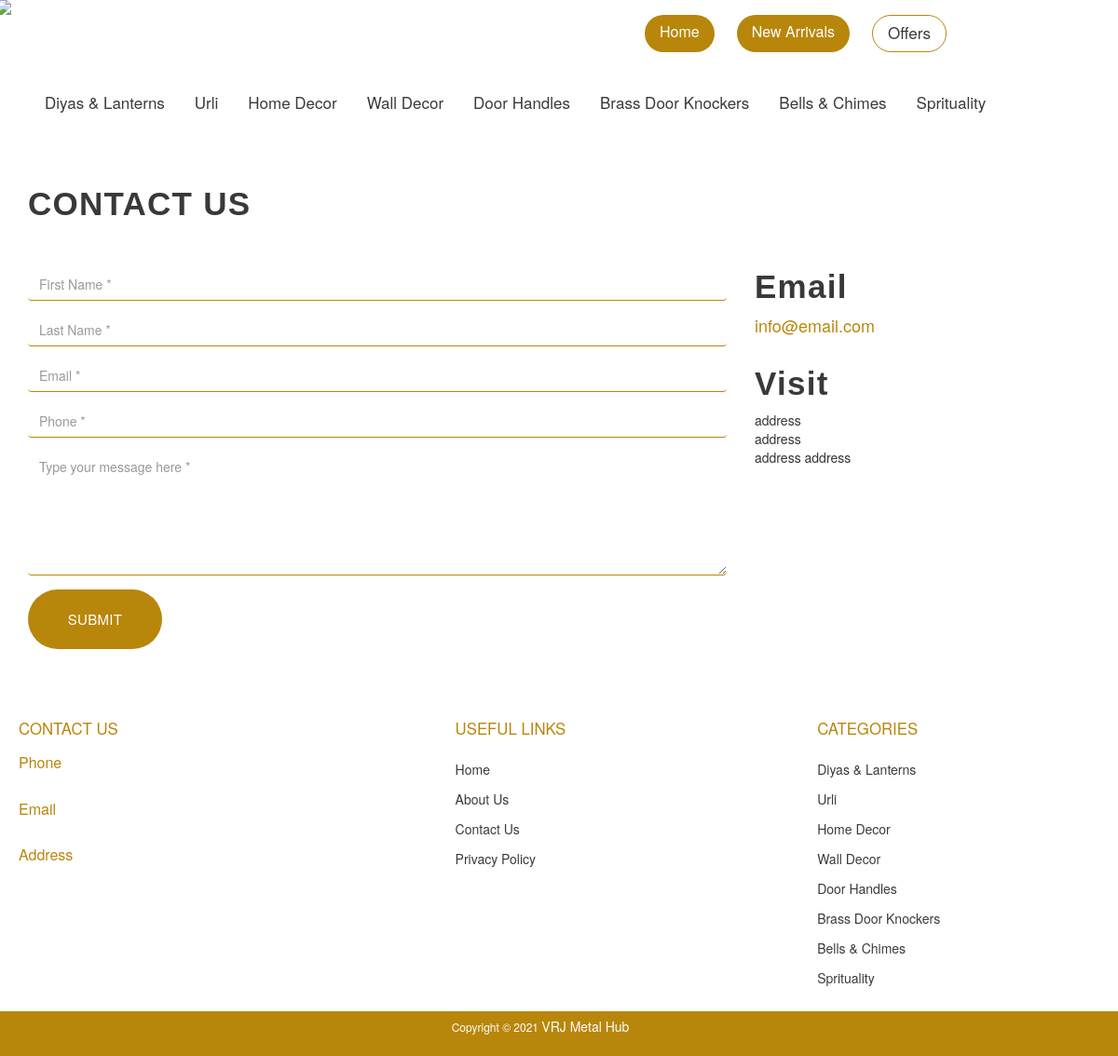
Screenshot of /myapp/form/ with the database file from the repository.
### myapp/models.py (models this page shows, shortened)
class Category (models.Model):
    category_id = models.AutoField
    name = models.CharField(max_length=80)
    image = models.ImageField(upload_to='allProducts/')

### myapp/views.py (the view, shortened to what this page needs)
# urls.py: path('form/' , views.form , name ='form'),
def form(request):
    categories = Category.objects.all()
    CATID = request.GET.get('categories')
    if CATID:
        products = Product.objects.filter(category = CATID)
    else:
        products = Product.objects.all()
    params = {
        'product':products,
        'category':categories
    }
    return render(request , 'myapp/form.html' , params)

### myapp/templates/myapp/form.html (shortened to what this page needs)
{% load static %}
<!DOCTYPE html>
<html lang="en">
<head>
    <link rel="stylesheet" href="https://maxcdn.bootstrapcdn.com/bootstrap/3.3.7/css/bootstrap.min.css">
        <link rel="stylesheet" href="{% static 'myapp/form.css' %}">
    <link rel="stylesheet" href="{% static 'myapp/headerfooter.css' %}">
  </head>
<body>
    <div class="grid-container">
        <header id="header-container">
            <div class="topnav" id="myTopnav">
              <div class="brand"><a href="/myapp"><img src="{% static 'myapp/brand_logo.png' %}" id="brand-logo"></a></div>
             <div class = "wrap">
                  <div class = "other">
                   <a href="/myapp" class="abtn" id="home">Home</a>
                    <a href="/myapp/newArrivals" class="abtn" id="new">New Arrivals</a>
                    <a href="/myapp/offers" class="abtn">Offers</a>
                  </div>
                  <div class="shifthover">
                    {% for categories in category %}
                      <a href="/myapp/prodCat/?categories={{categories.id}}">{{categories.name}}</a>
                    {% endfor %}
                  </div>
                </div>
              </div>
        </header>
        <div class="container">
            <div class="contact-section">
              <h2 class="ct-section-head">CONTACT US</h2>
              <div class="row contact-fields">
                <div class="col-md-8 left-form">
                 <form method="post">
                  <div class="form-group">
                    <input class="required form-control" id="fname" name="first_name" placeholder="First Name&nbsp;*" type="text"  required>
                  </div>
                  <div class="form-group">
                    <input class="required form-control" id="lname" name="last_name" placeholder="Last Name&nbsp;*" type="text"  required>
                  </div>
                  <div class="form-group">
                    <input class="required form-control h5-email" id="contactEmail" name="email" placeholder="Email&nbsp;*" type="text"  required>
                  </div>
                  <div class="form-group">
                    <input class="required form-control h5-phone" id="contactPhone" name="phone" placeholder="Phone&nbsp;*" type="text"  required>
                  </div>
                  <div class="form-group">
                    <textarea class="required form-control" id="comment" name="message" placeholder="Type your message here&nbsp;*" rows="6" required></textarea>
                  </div>
                  <button class="btn btn-accent" type="submit">Submit</button>
                </form>
              </div>
              <div class="col-md-4 contact-info">
                <div class="email1">
                  <h2>Email</h2>
                  <a href="mailto:info@email.com">info@email.com</a>
                </div>
                <div class="location">
                  <h2>Visit</h2>
                  <p>address </br>
                  address </br>
                  address address</p>
                  <br>
              </div>
            </div>
          </div>
          </div>
        </div>
        <footer>
          <div class="content">
            <div class="left box">
              <div class="lower">
                <div class="footertopic" style="font-weight:normal;">CONTACT US</div>
                <div class="phone" style="margin-bottom: 4vh;"><h4 style="font-size: 1.6rem;color: #b8860b;font-weight:normal;">Phone</h4>
                </div>
                <div class="email" style="margin-bottom: 4vh;"><h4 style="font-size: 1.6rem;color: #b8860b;font-weight:normal;">Email</h4>
                </div>
                <div class="email" style="margin-bottom: 4vh;"><h4 style="font-size: 1.6rem;color: #b8860b;font-weight:normal;">Address</h4>
                </div>
              </div>
            </div>
            <div class="middle box">
              <div class="footertopic" style="font-weight:normal;">USEFUL LINKS</div>
              <div><a href="/myapp">Home</a></div>
              <div><a href="/myapp/about">About Us</a></div>
              <div><a href="">Contact Us</a></div>
              <div><a href="/myapp/about#privacy">Privacy Policy</a></div>
            </div>
            <div class="middle box" >
              <div class="footertopic" style="font-weight:normal;">CATEGORIES</div>
                {% for categories in category %}
                    <div><a href="/myapp/prodCat/?categories={{categories.id}}">{{categories.name}}</a></div>
                {% endfor %}
            </div>
          </div>
          <div class="bottom">
           <p>Copyright © 2021 <a href="#">VRJ Metal Hub</a></p>
          </div>
        </footer>
</div>
</body>
</html>

### myapp/static/myapp/form.css (style rules this page uses)
.container { margin-top: 10vh; }
.contact-section .form-control { border: 1px solid #b8860b; border-top: none; border-left: none; border-right: none; box-shadow: none; }
.container h2 { font-family: 'nunito', sans-serif; font-weight: 700; color: #39393b; font-size: 35px; letter-spacing: 1.25px; margin-top: 0; }
.contact-fields { padding: 40px 0 0; }
.email1 { margin-bottom:30px; }
.email1 a { color: #b8860b; font-size:18px; }
.btn { font-size: 15px; height:8vh; width:12vw; border-radius: 20px;; line-height: 1; text-transform: uppercase; border: none; border-radius: 0; position: relative; letter-spacing: 0.3px; }
.btn.btn-accent { background-color: #b8860b; color: white; border-radius: 50px;; }

### myapp/static/myapp/headerfooter.css (style rules this page uses)
* { box-sizing: border-box; margin: 0; padding: 0; }
a { text-decoration: none; }
html { font-size: 62.5%; font-family: 'Nunito Sans', sans-serif; }
body { height:100vh; font:1.6rem; margin: 0%; }
.wrap .other .abtn { margin-top:2vh; margin-left: 1vw;; background-color: transparent; margin-right:1vw; line-height: 2vh; height:5vh; border-radius: 20px;; border:1px solid #b8860b }
#brand-logo { height:14rem; margin-left: -2vw; margin-top: -3vh; }
.topnav { overflow: hidden; background-color: white; }
.wrap { display: flex; flex-direction: column; }
.other { margin-left: 54vw; }
.shifthover { margin-top:4vh; margin-bottom: 4vh; }
#home , #new { background-color: #b8860b; color: white; border:none; font-size:16px; }
.topnav a { float: left; display: block; color: #3a3a39; text-align: center; padding: 10px 16px; text-decoration: none; font-size: 17px; }
.grid-container { display: grid; grid-template-areas: 'header' 'main' 'footer'; grid-template-columns: 1fr; grid-template-rows: 12rem 1fr 5rem; height: 100%; }
footer { font:1rem; width: 100%; bottom: 0; left: 0; background: white; }
footer .content { max-width: 1350px; margin: auto; padding: 20px; display: flex; flex-wrap: wrap; justify-content: space-between; }
footer .content p,a { color:#3a3a39; font-size: 1.4rem; }
footer .content .box { width: 33%; transition: all 0.4s ease; }
footer .content .footertopic { font-size: 1.2em; font-weight: 600; color:#b8860b; margin-bottom: 16px; }
footer .content .middle { padding-left: 80px; }
footer .content .middle a { line-height: 32px; }
footer .bottom { font-size: 1.2rem; display: flex; justify-content: center; align-items: center; width: 100%; height:6vh; text-align: right; color: white; padding: 0 40px 5px 0; background-color: #b8860b; }
footer .bottom a { color: white; }
footer a { transition: all 0.3s ease; }
.shifthover a { position:relative; z-index: 1; }
.shifthover a:after { display: block; position: absolute; top: 0; left: 0; bottom: 0; right: 0; margin: auto; width: 100%; height: 1px; content: '.'; color: transparent; background: #F1C40F; visibility: none; opacity: 0; z-index: -1; }
.shifthover a, .shifthover a:after, .shifthover a:before { transition: all .5s; }

### rows the page displays
Category: name "Diyas & Lanterns"
Category: name "Urli"
Category: name "Home Decor"
Category: name "Wall Decor"
Category: name "Door Handles"
Category: name "Brass Door Knockers"
Category: name "Bells & Chimes"
Category: name "Sprituality"
